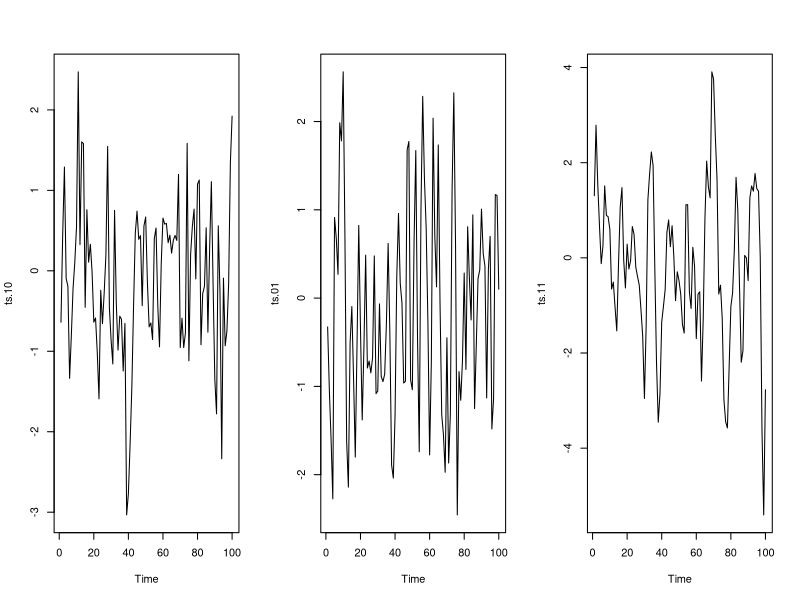
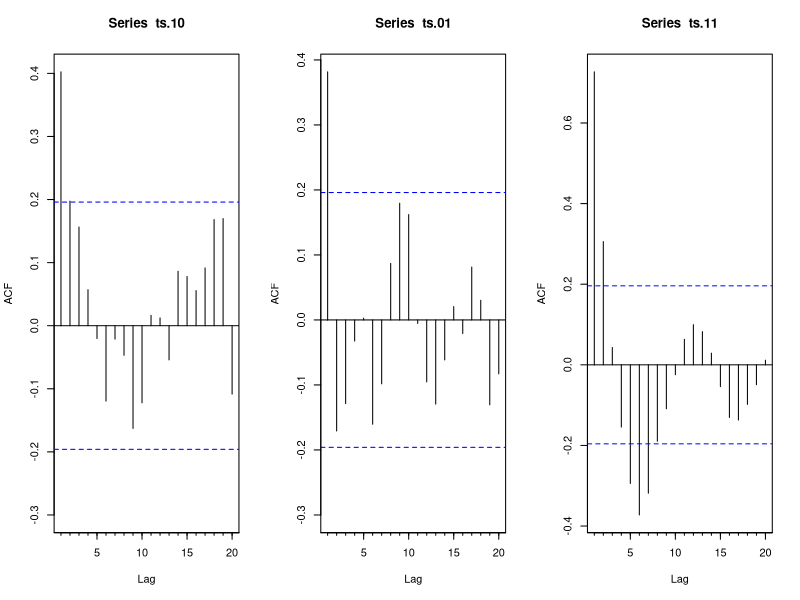
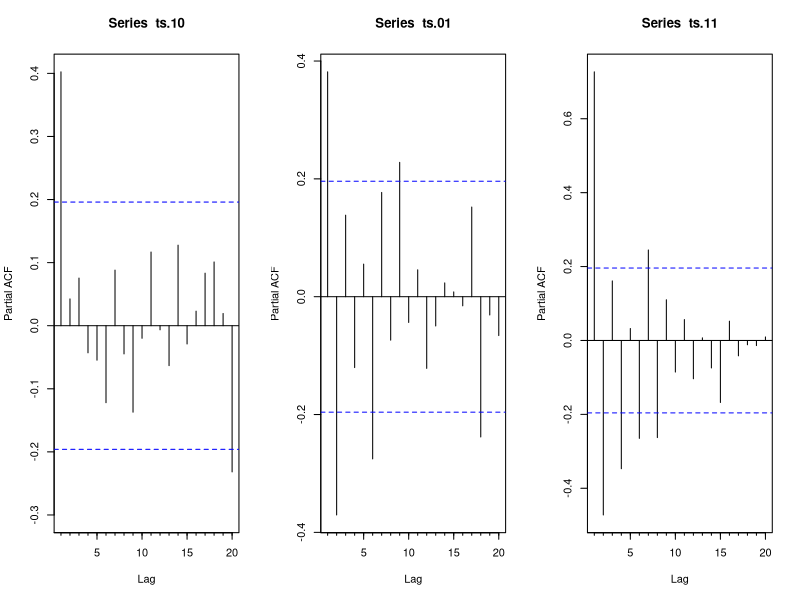
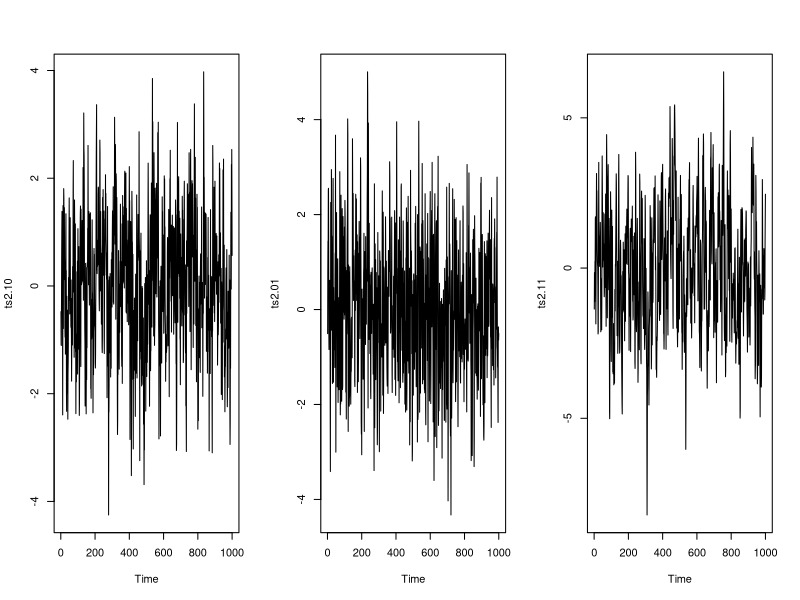
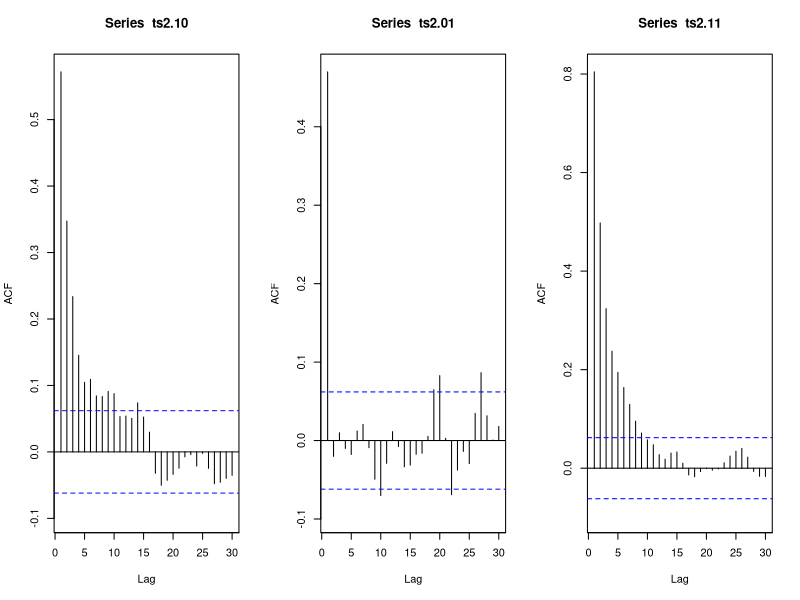
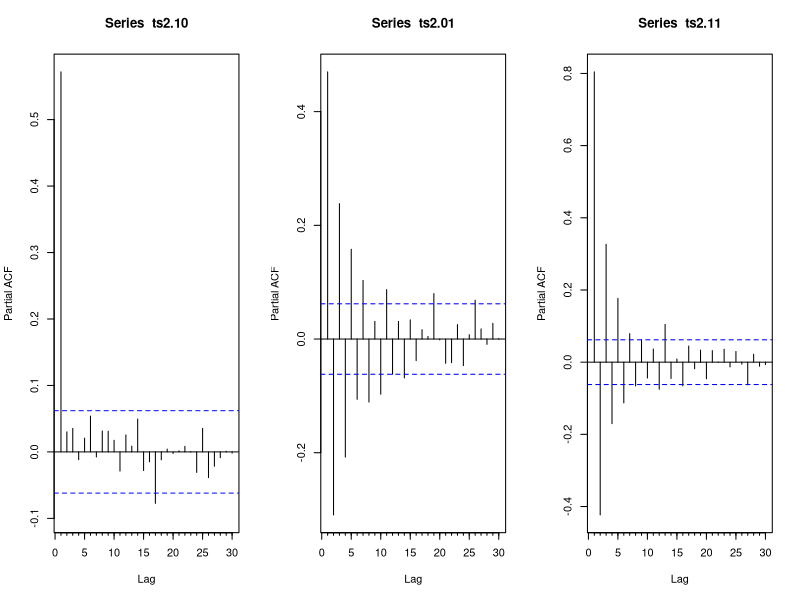
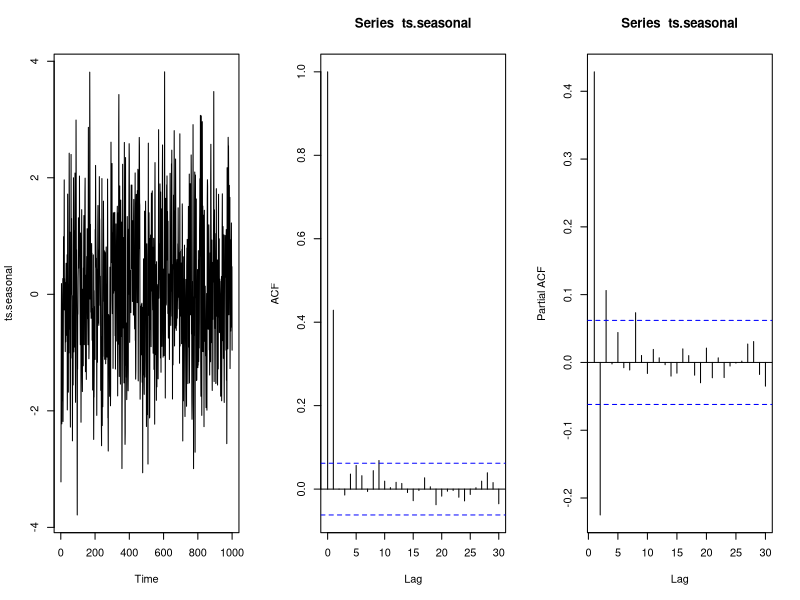

Source code (R) for these figures, in order:
## ---- chunk 1
#Load/install required package here

library(forecast)
library(tseries)

## ---- chunk 2
ts.10 <- arima.sim(list(order = c(1,0,0), ar = 0.6), n=100)
ts.01 <- arima.sim(list(order = c(0,0,1), ma=0.9), n=100)
ts.11 <- arima.sim(list(order = c(1,0,1), ar = 0.6, ma=0.9), n=100)

par(mfrow=c(1,3))
plot(ts.10)
plot(ts.01)
plot(ts.11)

## ---- chunk 3
par(mfrow=c(1,3))
Acf(ts.10)
Acf(ts.01)
Acf(ts.11)


## ---- chunk 4
par(mfrow=c(1,3))
Pacf(ts.10)
Pacf(ts.01)
Pacf(ts.11)

## ---- chunk 5
ts2.10 <- arima.sim(list(order = c(1,0,0), ar = 0.6), n=1000)
ts2.01 <- arima.sim(list(order = c(0,0,1), ma=0.9), n=1000)
ts2.11 <- arima.sim(list(order = c(1,0,1), ar = 0.6, ma=0.9), n=1000)

par(mfrow=c(1,3))
plot(ts2.10)
plot(ts2.01)
plot(ts2.11)

par(mfrow=c(1,3))
Acf(ts2.10)
Acf(ts2.01)
Acf(ts2.11)

par(mfrow=c(1,3))
Pacf(ts2.10)
Pacf(ts2.01)
Pacf(ts2.11)


## ---- chunk 6
ts.seasonal <- arima.sim(list(order = c(0,0,1), seasonal = c(1,0,0), sar = 0.8, ma = 0.5, nseasons=12), n=1000)

par(mfrow=c(1,3))
plot(ts.seasonal)
acf(ts.seasonal)
pacf(ts.seasonal)


